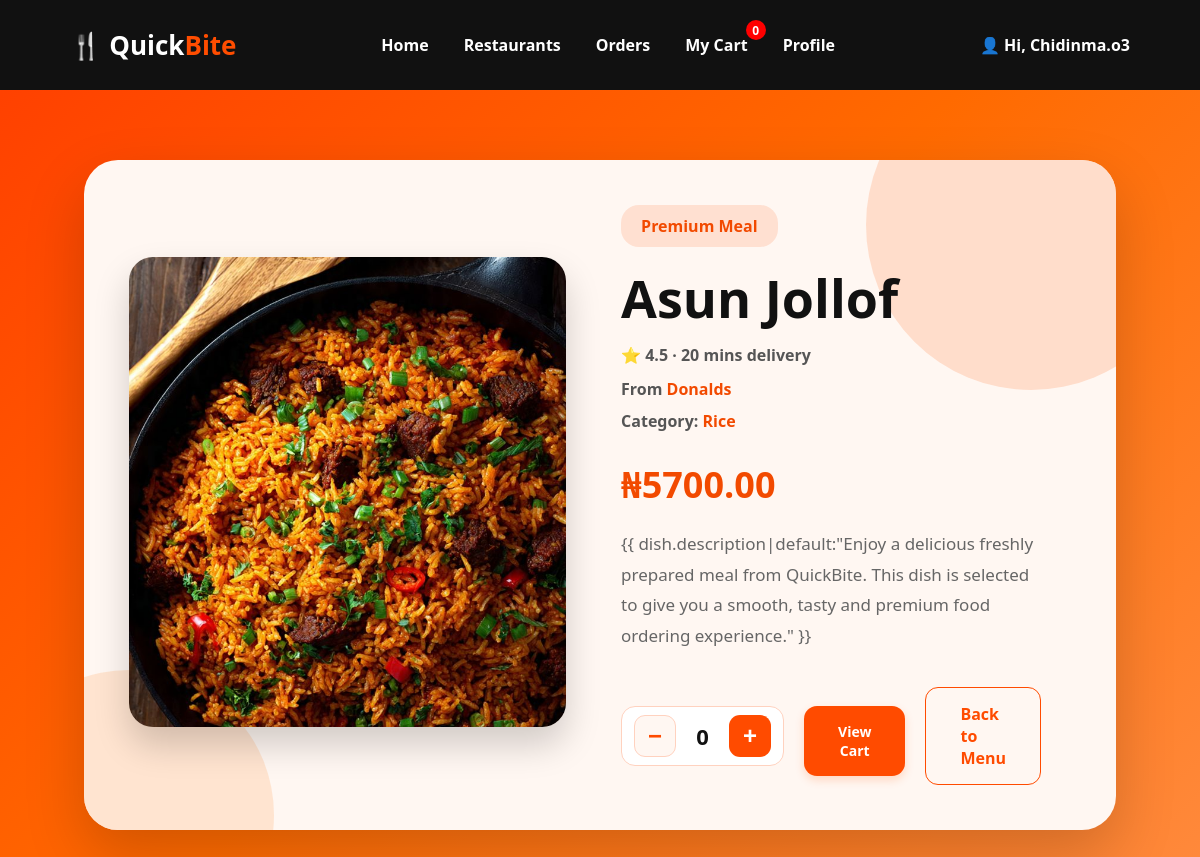
Page /orders/dish/1/ (signed in) on the committed database.
### accounts/models.py (models this page shows, shortened)
class CustomUser(AbstractUser):
    ROLE_CHOICES = [
        ('customer', 'Customer'),
        ('owner', 'Restaurant Owner'),
        ('admin', 'Admin'),
    ]
    role = models.CharField(max_length=20, choices=ROLE_CHOICES, default='customer')
    phone = models.CharField(max_length=20, blank=True)
    address = models.TextField(blank=True)

### restaurant/models.py (models this page shows, shortened)
class Dish(models.Model):
    name = models.CharField(max_length=100)
    price = models.DecimalField(max_digits=10, decimal_places=2)
    image = models.ImageField(upload_to='dishes/', blank=True, null=True)
    category = models.ForeignKey(
        Category,
        on_delete=models.SET_NULL,
        null=True,
        blank=True
    )
    restaurant = models.ForeignKey(
        Restaurant,
        on_delete=models.CASCADE,
        null=True,
        blank=True
    )

class Restaurant(models.Model):
    name = models.CharField(max_length=150)
    owner = models.ForeignKey(
        settings.AUTH_USER_MODEL,
        on_delete=models.CASCADE
    )
    address = models.TextField(blank=True)
    image = models.ImageField(upload_to='restaurants/', blank=True, null=True)

class Category(models.Model):
    name = models.CharField(max_length=100)

### orders/views.py (the view)
# urls.py: path("dish/<int:dish_id>/", views.dish_detail, name="dish_detail"),
@login_required
def dish_detail(request, dish_id):
    dish = get_object_or_404(Dish, id=dish_id)
    cart, created = Cart.objects.get_or_create(user=request.user)
    cart_item = CartItem.objects.filter(cart=cart, dish=dish).first()
    cart_items = CartItem.objects.filter(cart=cart)
    cart_count = sum(item.quantity for item in cart_items)
    return render(request, "orders/dish_detail.html", {
        "dish": dish,
        "cart_item": cart_item,
        "cart_count": cart_count,
    })

### templates/orders/dish_detail.html (shortened to what this page needs)
{% load static %}
<!doctype html>
<html>
  <head>
    <link rel="stylesheet" href="{% static 'css/customer.css' %}?v=40" />
  </head>
  <body class="dish-detail-body">
    <nav class="top-nav">
      <div class="logo">🍴 <span>Quick</span>Bite</div>
      <div class="nav-links">
        <a href="{% url 'customer_dashboard' %}">Home</a>
        <a href="#">Restaurants</a>
                <a href="{% url 'my_orders' %}">Orders</a>
        <a href="{% url 'cart' %}" class="cart-nav-link">
          My Cart
          <span id="cart-count" class="cart-badge">
            {{ cart_count|default:0 }}
          </span>
        </a>
        <a href="{% url 'profile' %}">Profile</a>
      </div>
      <div class="nav-user">
        <span>👤 Hi, {{ user.username }}</span>
      </div>
    </nav>
    <main class="dish-page-wrapper">
      <section class="dish-showcase-card">
        <div class="dish-image-box">
          {% if dish.image %}
          <img src="{{ dish.image.url }}" alt="{{ dish.name }}" />
          {% else %}
          <img src="{% static 'images/onboarding1.jpg' %}" alt="Food" />
          {% endif %}
        </div>
        <div class="dish-info-box">
          <span class="meal-tag">Premium Meal</span>
          <h1>{{ dish.name }}</h1>
          <p class="dish-rating">⭐ 4.5 · 20 mins delivery</p>
          {% if dish.restaurant %}
          <p class="dish-small-text">
            From <span>{{ dish.restaurant.name }}</span>
          </p>
          {% endif %} {% if dish.category %}
          <p class="dish-small-text">
            Category: <span>{{ dish.category.name }}</span>
          </p>
          {% endif %}
          <h2>₦{{ dish.price }}</h2>
          <p class="dish-description">
            {{ dish.description|default:"Enjoy a delicious freshly prepared meal
            from QuickBite. This dish is selected to give you a smooth, tasty
            and premium food ordering experience." }}
          </p>
          <div class="dish-buttons">
            <div class="dish-qty-box">
              <button type="button" class="dish-qty-btn minus">−</button>
              <span id="dish-qty">
  {% if cart_item %}
    {{ cart_item.quantity }}
  {% else %}
    0
  {% endif %}
</span>
              <button type="button" class="dish-qty-btn plus">+</button>
            </div>
            <a href="{% url 'cart' %}" class="add-cart-btn"> View Cart </a>
            <a href="{% url 'customer_dashboard' %}" class="back-menu-btn">
              Back to Menu
            </a>
          </div>
        </div>
      </section>
    </main>
  </body>
</html>

### static/css/customer.css (style rules this page uses)
* { margin: 0; padding: 0; box-sizing: border-box; }
body { font-family: "Segoe UI", sans-serif; background: linear-gradient(135deg, #fff5ee, #ffe3d3); color: #111; }
.top-nav { height: 90px; padding: 0 70px; background: #111; display: flex; align-items: center; justify-content: space-between; position: sticky; top: 0; z-index: 100; }
.logo { font-size: 26px; font-weight: 900; color: #ff4d00; }
.logo span { color: white; }
.nav-links { display: flex; gap: 35px; }
.nav-links a { color: white; text-decoration: none; font-weight: 800; position: relative; }
.nav-user { color: white; font-weight: 800; display: flex; gap: 12px; }
.add-cart-btn { display: block; width: 100%; text-align: center; box-shadow: 0 4px 10px rgba(255, 90, 0, 0.2); background: linear-gradient(135deg, #ff4d00, #ff7a1a); color: white !important; padding: 12px; margin-top: 10px; border-radius: 14px; font-weight: 700; font-size: 14px; text-decoration: none; transition: all 0.3s ease; }
.cart-nav-link { position: relative; }
.cart-badge { position: absolute; top: -14px; right: -18px; background: red; color: white; min-width: 20px; height: 20px; padding: 0 6px; border-radius: 50%; font-size: 12px; font-weight: 900; display: inline-flex; align-items: center; justify-content: center; }
.dish-detail-body { min-height: 100vh; background: linear-gradient(135deg, #ff3d00, #ff6a00, #ff8a3d); }
.dish-page-wrapper { min-height: calc(100vh - 90px); padding: 70px 7%; display: flex; justify-content: center; align-items: center; }
.dish-showcase-card { width: 100%; max-width: 1250px; min-height: 560px; background: #fff7f2; border-radius: 34px; padding: 45px; display: grid; grid-template-columns: 1.1fr 1fr; gap: 55px; align-items: center; position: relative; overflow: hidden; box-shadow: 0 25px 60px rgba(0, 0, 0, 0.18); }
.dish-showcase-card::before { content: ""; position: absolute; width: 330px; height: 330px; background: #ffd8c2; border-radius: 50%; top: -100px; right: -80px; opacity: 0.8; }
.dish-showcase-card::after { content: ""; position: absolute; width: 290px; height: 290px; background: #ffe0c8; border-radius: 50%; bottom: -130px; left: -100px; opacity: 0.8; }
.dish-image-box, .dish-info-box { position: relative; z-index: 2; }
.dish-image-box img { width: 100%; height: 470px; object-fit: cover; border-radius: 24px; box-shadow: 0 18px 35px rgba(0, 0, 0, 0.18); }
.dish-info-box { padding-right: 30px; }
.meal-tag { display: inline-block; padding: 10px 20px; background: #ffe0d1; color: #f24a00; font-weight: 800; border-radius: 18px; margin-bottom: 22px; }
.dish-info-box h1 { font-size: 52px; line-height: 1.1; color: #111; margin-bottom: 18px; }
.dish-rating { color: #555; font-weight: 700; margin-bottom: 12px; }
.dish-small-text { color: #555; font-weight: 700; margin-bottom: 10px; }
.dish-small-text span { color: #f24a00; }
.dish-info-box h2 { color: #f24a00; font-size: 36px; margin: 28px 0 20px; }
.dish-description { color: #666; font-size: 17px; line-height: 1.8; max-width: 500px; margin-bottom: 35px; }
.dish-buttons { display: flex; gap: 20px; align-items: center; }
.dish-buttons .add-cart-btn { background: #ff4b00; color: white; padding: 16px 34px; border-radius: 13px; text-decoration: none; font-weight: 800; border: none; }
.back-menu-btn { padding: 15px 34px; border-radius: 13px; border: 1.8px solid #ff4b00; color: #ff4b00; text-decoration: none; font-weight: 800; background: transparent; }
.dish-qty-box { display: flex; align-items: center; gap: 14px; background: white; border: 1px solid #ffd2bf; border-radius: 14px; padding: 8px 12px; }
.dish-qty-btn { width: 42px; height: 42px; border: none; border-radius: 11px; font-size: 24px; font-weight: 900; cursor: pointer; }
.dish-qty-btn.minus { background: #fff7f2; color: #ff4b00; border: 1px solid #ffd2bf; }
.dish-qty-btn.plus { background: #ff4b00; color: white; }
#dish-qty { font-size: 22px; font-weight: 900; min-width: 25px; text-align: center; }

### rows in the picture
CustomUser: username "Chidinma.o3"
Dish: image (picture), name "Asun Jollof", restaurant.name "Donalds", category.name "Rice", price "5700.00"

### other values in the picture
{{ cart_count|default:0 }} "0"
